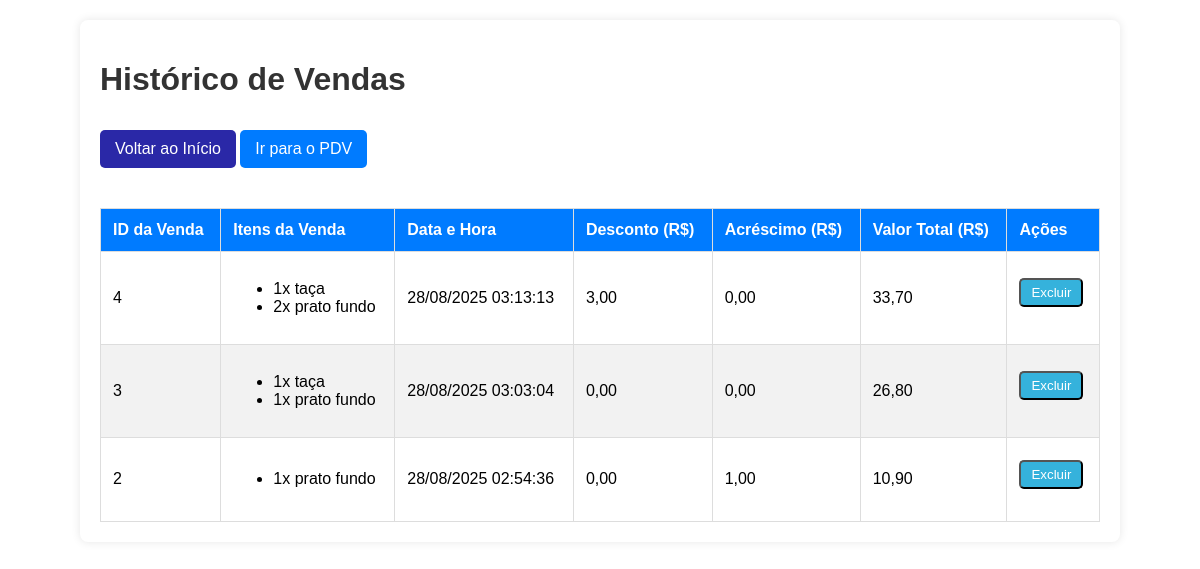
Screenshot of /historico_vendas.php with the database file from the repository.
### tables this page shows
CREATE TABLE `vendas` (
  `id_venda` int(11) NOT NULL AUTO_INCREMENT,
  `data_venda` timestamp NOT NULL DEFAULT current_timestamp(),
  `valor_total` decimal(10,2) NOT NULL,
  `desconto` decimal(10,2) DEFAULT 0.00,
  `acrescimo` decimal(10,2) DEFAULT 0.00,
  PRIMARY KEY (`id_venda`)
);

CREATE TABLE `venda_itens` (
  `id_itens_venda` int(11) NOT NULL AUTO_INCREMENT,
  `id_venda` int(11) NOT NULL,
  `id_produto` int(11) NOT NULL,
  `quantidade` int(11) NOT NULL,
  `preco_unitario` decimal(10,2) NOT NULL,
  PRIMARY KEY (`id_itens_venda`),
  KEY `fk_venda` (`id_venda`),
  KEY `fk_produto` (`id_produto`),
  CONSTRAINT `fk_produto` FOREIGN KEY (`id_produto`) REFERENCES `produtos` (`id_produto`),
  CONSTRAINT `fk_venda` FOREIGN KEY (`id_venda`) REFERENCES `vendas` (`id_venda`) ON DELETE CASCADE
);

CREATE TABLE `produtos` (
  `id_produto` int(11) NOT NULL AUTO_INCREMENT,
  `nome_produto` varchar(255) NOT NULL,
  `estoque_inicial` int(11) NOT NULL,
  `custo_produto` decimal(10,2) NOT NULL,
  `valor_venda_produto` decimal(10,2) NOT NULL,
  `fornecedor_produto` varchar(255) NOT NULL,
  `cod_barras` varchar(100) DEFAULT NULL,
  PRIMARY KEY (`id_produto`)
);

### historico_vendas.php (the view, shortened to what this page needs)
<!DOCTYPE html>
<html lang="pt-br">
<head>
    <link rel="stylesheet" href="estilo.css">
</head>
<body>
    <div class="container">
        <h1>Histórico de Vendas</h1>
        <a href="index.php" class="btn">Voltar ao Início</a>
        <a href="pdv.php" class="btn" style="background-color: #007BFF;">Ir para o PDV</a>
        <table>
            <thead>
                <tr>
                    <th>ID da Venda</th>
                    <th>Itens da Venda</th>
                    <th>Data e Hora</th>
                    <th>Desconto (R$)</th>
                    <th>Acréscimo (R$)</th>
                    <th>Valor Total (R$)</th>
                    <th>Ações</th>
                </tr>
            </thead>
            <tbody>
                <?php
                include 'conexao.php';
                $sql_vendas = "SELECT id_venda, data_venda, valor_total, desconto, acrescimo FROM vendas ORDER BY data_venda DESC";
                $resultado_vendas = mysqli_query($conexao, $sql_vendas);
                if ($resultado_vendas && mysqli_num_rows($resultado_vendas) > 0) {
                    while ($venda = mysqli_fetch_assoc($resultado_vendas)) {
                        echo "<tr id='venda-" . $venda['id_venda'] . "'>";
                        echo "<td>" . $venda['id_venda'] . "</td>";
                        echo "<td>";
                        $id_venda_atual = $venda['id_venda'];
                        $sql_itens = "SELECT vi.quantidade, p.nome_produto
                                      FROM venda_itens AS vi
                                      JOIN produtos AS p ON vi.id_produto = p.id_produto
                                      WHERE vi.id_venda = ?";
                        $stmt_itens = mysqli_prepare($conexao, $sql_itens);
                        mysqli_stmt_bind_param($stmt_itens, "i", $id_venda_atual);
                        mysqli_stmt_execute($stmt_itens);
                        $resultado_itens = mysqli_stmt_get_result($stmt_itens);
                        if ($resultado_itens && mysqli_num_rows($resultado_itens) > 0) {
                            echo "<ul>";
                            while ($item = mysqli_fetch_assoc($resultado_itens)) {
                                echo "<li>" . $item['quantidade'] . "x " . htmlspecialchars($item['nome_produto']) . "</li>";
                            }
                            echo "</ul>";
                        } else {
                            echo "Nenhum item encontrado.";
                        }
                        echo "</td>";
                        $data_formatada = date('d/m/Y H:i:s', strtotime($venda['data_venda']));
                        echo "<td>" . $data_formatada . "</td>";
                        echo "<td>" . number_format($venda['desconto'], 2, ',', '.') . "</td>";
                        echo "<td>" . number_format($venda['acrescimo'], 2, ',', '.') . "</td>";
                        echo "<td>" . number_format($venda['valor_total'], 2, ',', '.') . "</td>";
                        echo "<td>";
                        echo "<button onclick='excluirVenda(" . $venda['id_venda'] . ")' class='btn-excluir'>Excluir</button>";
                        echo "</td>";
                        echo "</tr>";
                    }
                } else {
                    echo "<tr><td colspan='7'>Nenhum registro de venda encontrado.</td></tr>";
                }
                ?>
            </tbody>
        </table>
    </div>
</body>
</html>

### estilo.css (style rules this page uses)
body { font-family: Arial, sans-serif; background-color: #ffffff; margin: 0; padding: 20px; }
.container { max-width: 1000px; margin: auto; background: #fff; padding: 20px; border-radius: 8px; box-shadow: 0 0 10px rgba(0,0,0,0.1); }
h1, h2 { color: #333; }
table { width: 100%; border-collapse: collapse; margin-top: 20px; }
table, th, td { border: 1px solid #ddd; }
th, td { padding: 12px; text-align: left; }
th { background-color: #007BFF; color: white; }
tr:nth-child(even) { background-color: #f2f2f2; }
.btn, .btn-editar, .btn-excluir { display: inline-block; padding: 10px 15px; border-radius: 5px; text-decoration: none; color: rgb(255, 255, 255); margin-top: 10px; margin-bottom: 20px; }
.btn { background-color: #2a28a7; }
.btn-excluir { background-color: #35b2dc; padding: 5px 10px; }

### rows the page displays
vendas: id_venda "4", data_venda "28/08/2025 03:13:13", desconto "3,00", acrescimo "0,00", valor_total "33,70"
venda_itens: quantidade "1", id_produto.nome_produto "taça"
venda_itens: quantidade "2", id_produto.nome_produto "prato fundo"
vendas: id_venda "3", data_venda "28/08/2025 03:03:04", desconto "0,00", acrescimo "0,00", valor_total "26,80"
venda_itens: quantidade "1", id_produto.nome_produto "taça"
venda_itens: quantidade "1", id_produto.nome_produto "prato fundo"
vendas: id_venda "2", data_venda "28/08/2025 02:54:36", desconto "0,00", acrescimo "1,00", valor_total "10,90"
venda_itens: quantidade "1", id_produto.nome_produto "prato fundo"
